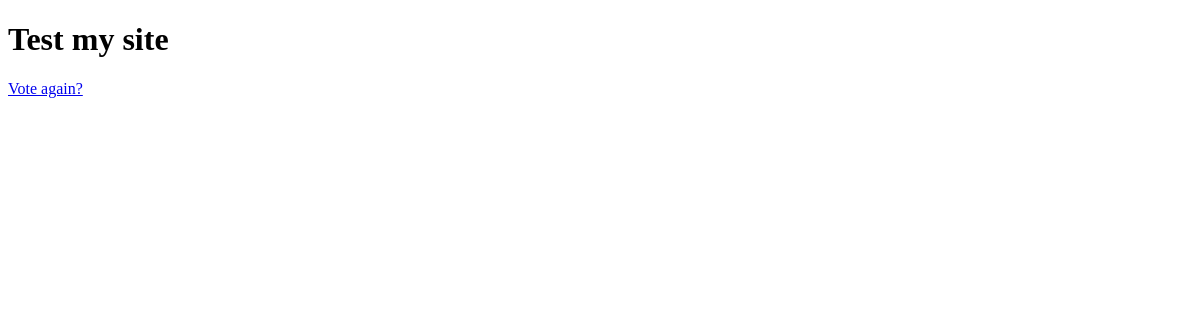
Page /2/results/ on the earlier database version.
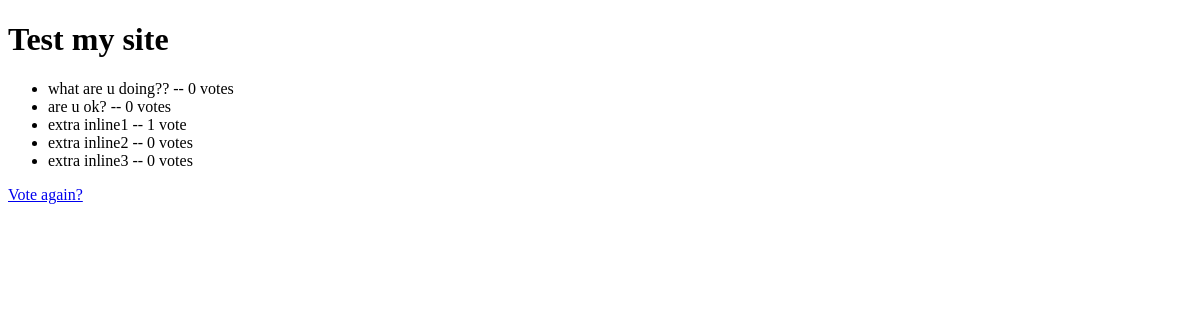
Same page on the later database version.
### Vote/models.py (models this page shows, shortened)
class Question(models.Model):
    question_text = models.CharField(max_length=200)
    pub_date = models.DateTimeField('datepublished')
    def was_published_recently(self):
        now = timezone.now()
        return now >= self.pub_date >= now - datetime.timedelta(days=1)
    was_published_recently.admin_order_field = 'pub_date'
    was_published_recently.boolean = True
    was_published_recently.short_description = 'Published recently?'

class Choice(models.Model):
    question = models.ForeignKey(Question,on_delete=models.CASCADE)
    choice_text = models.CharField(max_length=200)
    votes = models.IntegerField(default=0)

### Vote/views.py (the view)
# urls.py: path('<int:pk>/results/', views.ResultsView.as_view(), name='results'),
class ResultsView(generic.DetailView):
    model = Question
    template_name = 'Vote/results.html'

### Vote/templates/Vote/results.html (shortened to what this page needs)
<!DOCTYPE html>
<html lang="en">
<head>
</head>
<body>
    <h1>{{ question.question_text }}</h1>
    <ul>
    {% for choice in question.choice_set.all %}
        <li>{{ choice.choice_text }} -- {{ choice.votes }} vote{{ choice.votes|pluralize }}</li>
    {% endfor %}
    </ul>
    <a href="{% url 'Vote:detail' question.id %}">Vote again?</a>
</body>
</html>

Differences in the rows shown:
added Choice: choice_text "what are u doing??", votes "0"
added Choice: choice_text "are u ok?", votes "0"
added Choice: choice_text "extra inline1", votes "1"
added Choice: choice_text "extra inline2", votes "0"
added Choice: choice_text "extra inline3", votes "0"
